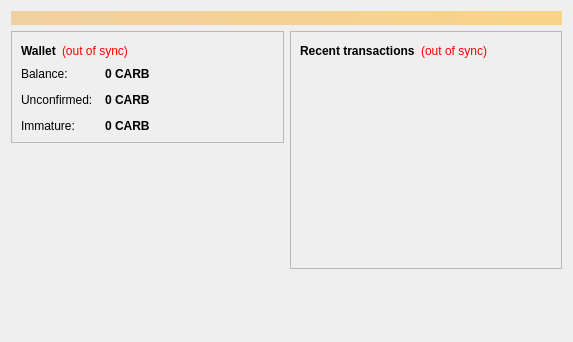
<?xml version="1.0" encoding="UTF-8"?>
<ui version="4.0">
 <class>OverviewPage</class>
 <widget class="QWidget" name="OverviewPage">
  <property name="geometry">
   <rect>
    <x>0</x>
    <y>0</y>
    <width>573</width>
    <height>342</height>
   </rect>
  </property>
  <property name="windowTitle">
   <string>Form</string>
  </property>
  <layout class="QVBoxLayout" name="topLayout">
   <item>
    <widget class="QLabel" name="labelAlerts">
     <property name="visible">
      <bool>false</bool>
     </property>
     <property name="styleSheet">
      <string notr="true">background-color: qlineargradient(x1: 0, y1: 0, x2: 1, y2: 0, stop:0 #F0D0A0, stop:1 #F8D488); color:#000000;</string>
     </property>
     <property name="wordWrap">
      <bool>true</bool>
     </property>
     <property name="margin">
      <number>3</number>
     </property>
    </widget>
   </item>
   <item>
    <layout class="QHBoxLayout" name="horizontalLayout" stretch="1,1">
     <item>
      <layout class="QVBoxLayout" name="verticalLayout_2">
       <item>
        <widget class="QFrame" name="frame">
         <property name="frameShape">
          <enum>QFrame::StyledPanel</enum>
         </property>
         <property name="frameShadow">
          <enum>QFrame::Raised</enum>
         </property>
         <layout class="QVBoxLayout" name="verticalLayout_4">
          <item>
           <layout class="QHBoxLayout" name="horizontalLayout_4">
            <item>
             <widget class="QLabel" name="label_5">
              <property name="font">
               <font>
                <weight>75</weight>
                <bold>true</bold>
               </font>
              </property>
              <property name="text">
               <string>Wallet</string>
              </property>
             </widget>
            </item>
            <item>
             <widget class="QLabel" name="labelWalletStatus">
              <property name="toolTip">
               <string>The displayed information may be out of date. Your wallet automatically synchronizes with the CarbonCoin network after a connection is established, but this process has not completed yet.</string>
              </property>
              <property name="styleSheet">
               <string notr="true">QLabel { color: red; }</string>
              </property>
              <property name="text">
               <string notr="true">(out of sync)</string>
              </property>
              <property name="alignment">
               <set>Qt::AlignLeading|Qt::AlignLeft|Qt::AlignVCenter</set>
              </property>
             </widget>
            </item>
            <item>
             <spacer name="horizontalSpacer_2">
              <property name="orientation">
               <enum>Qt::Horizontal</enum>
              </property>
              <property name="sizeHint" stdset="0">
               <size>
                <width>40</width>
                <height>20</height>
               </size>
              </property>
             </spacer>
            </item>
           </layout>
          </item>
          <item>
           <layout class="QFormLayout" name="formLayout_2">
            <property name="fieldGrowthPolicy">
             <enum>QFormLayout::AllNonFixedFieldsGrow</enum>
            </property>
            <property name="horizontalSpacing">
             <number>12</number>
            </property>
            <property name="verticalSpacing">
             <number>12</number>
            </property>
            <item row="0" column="0">
             <widget class="QLabel" name="label">
              <property name="text">
               <string>Balance:</string>
              </property>
             </widget>
            </item>
            <item row="0" column="1">
             <widget class="QLabel" name="labelBalance">
              <property name="font">
               <font>
                <weight>75</weight>
                <bold>true</bold>
               </font>
              </property>
              <property name="cursor">
               <cursorShape>IBeamCursor</cursorShape>
              </property>
              <property name="toolTip">
               <string>Your current balance</string>
              </property>
              <property name="text">
               <string notr="true">0 CARB</string>
              </property>
              <property name="textInteractionFlags">
               <set>Qt::LinksAccessibleByMouse|Qt::TextSelectableByKeyboard|Qt::TextSelectableByMouse</set>
              </property>
             </widget>
            </item>
            <item row="1" column="0">
             <widget class="QLabel" name="label_3">
              <property name="text">
               <string>Unconfirmed:</string>
              </property>
             </widget>
            </item>
            <item row="1" column="1">
             <widget class="QLabel" name="labelUnconfirmed">
              <property name="font">
               <font>
                <weight>75</weight>
                <bold>true</bold>
               </font>
              </property>
              <property name="cursor">
               <cursorShape>IBeamCursor</cursorShape>
              </property>
              <property name="toolTip">
               <string>Total of transactions that have yet to be confirmed, and do not yet count toward the current balance</string>
              </property>
              <property name="text">
               <string notr="true">0 CARB</string>
              </property>
              <property name="textInteractionFlags">
               <set>Qt::LinksAccessibleByMouse|Qt::TextSelectableByKeyboard|Qt::TextSelectableByMouse</set>
              </property>
             </widget>
            </item>
            <item row="2" column="0">
             <widget class="QLabel" name="labelImmatureText">
              <property name="text">
               <string>Immature:</string>
              </property>
             </widget>
            </item>
            <item row="2" column="1">
             <widget class="QLabel" name="labelImmature">
              <property name="font">
               <font>
                <weight>75</weight>
                <bold>true</bold>
               </font>
              </property>
              <property name="toolTip">
               <string>Mined balance that has not yet matured</string>
              </property>
              <property name="text">
               <string notr="true">0 CARB</string>
              </property>
              <property name="textInteractionFlags">
               <set>Qt::LinksAccessibleByMouse|Qt::TextSelectableByKeyboard|Qt::TextSelectableByMouse</set>
              </property>
             </widget>
            </item>
           </layout>
          </item>
         </layout>
        </widget>
       </item>
       <item>
        <spacer name="verticalSpacer">
         <property name="orientation">
          <enum>Qt::Vertical</enum>
         </property>
         <property name="sizeHint" stdset="0">
          <size>
           <width>20</width>
           <height>40</height>
          </size>
         </property>
        </spacer>
       </item>
        <item>
         <widget class="QLabel" name="label_wallet_bgcoin">
          <property name="text">
           <string/>
          </property>
          <property name="pixmap">
           <pixmap resource="../bitcoin.qrc">:/images/wallet_bgcoin</pixmap>
          </property>
          <property name="scaledContents">
           <bool>false</bool>
          </property>
          <property name="alignment">
           <set>Qt::AlignCenter</set>
          </property>
          <property name="margin">
           <number>-2</number>
          </property>
         </widget>
        </item>
        <item>
         <widget class="QLabel" name="label_6">
          <property name="text">
           <string/>
          </property>
         </widget>
        </item>
      </layout>
     </item>
     <item>
      <layout class="QVBoxLayout" name="verticalLayout_3">
       <item>
        <widget class="QFrame" name="frame_2">
         <property name="frameShape">
          <enum>QFrame::StyledPanel</enum>
         </property>
         <property name="frameShadow">
          <enum>QFrame::Raised</enum>
         </property>
         <layout class="QVBoxLayout" name="verticalLayout">
          <item>
           <layout class="QHBoxLayout" name="horizontalLayout_2">
            <item>
             <widget class="QLabel" name="label_4">
              <property name="text">
               <string>&lt;b&gt;Recent transactions&lt;/b&gt;</string>
              </property>
             </widget>
            </item>
            <item>
             <widget class="QLabel" name="labelTransactionsStatus">
              <property name="toolTip">
               <string>The displayed information may be out of date. Your wallet automatically synchronizes with the CarbonCoin network after a connection is established, but this process has not completed yet.</string>
              </property>
              <property name="styleSheet">
               <string notr="true">QLabel { color: red; }</string>
              </property>
              <property name="text">
               <string notr="true">(out of sync)</string>
              </property>
              <property name="alignment">
               <set>Qt::AlignRight|Qt::AlignTrailing|Qt::AlignVCenter</set>
              </property>
             </widget>
            </item>
            <item>
             <spacer name="horizontalSpacer">
              <property name="orientation">
               <enum>Qt::Horizontal</enum>
              </property>
              <property name="sizeHint" stdset="0">
               <size>
                <width>40</width>
                <height>20</height>
               </size>
              </property>
             </spacer>
            </item>
           </layout>
          </item>
          <item>
           <widget class="QListView" name="listTransactions">
            <property name="styleSheet">
             <string notr="true">QListView { background: transparent; }</string>
            </property>
            <property name="frameShape">
             <enum>QFrame::NoFrame</enum>
            </property>
            <property name="verticalScrollBarPolicy">
             <enum>Qt::ScrollBarAlwaysOff</enum>
            </property>
            <property name="horizontalScrollBarPolicy">
             <enum>Qt::ScrollBarAlwaysOff</enum>
            </property>
            <property name="selectionMode">
             <enum>QAbstractItemView::NoSelection</enum>
            </property>
           </widget>
          </item>
         </layout>
        </widget>
       </item>
       <item>
        <spacer name="verticalSpacer_2">
         <property name="orientation">
          <enum>Qt::Vertical</enum>
         </property>
         <property name="sizeHint" stdset="0">
          <size>
           <width>20</width>
           <height>40</height>
          </size>
         </property>
        </spacer>
       </item>
      </layout>
     </item>
    </layout>
   </item>
  </layout>
 </widget>
 <resources/>
 <connections/>
</ui>
